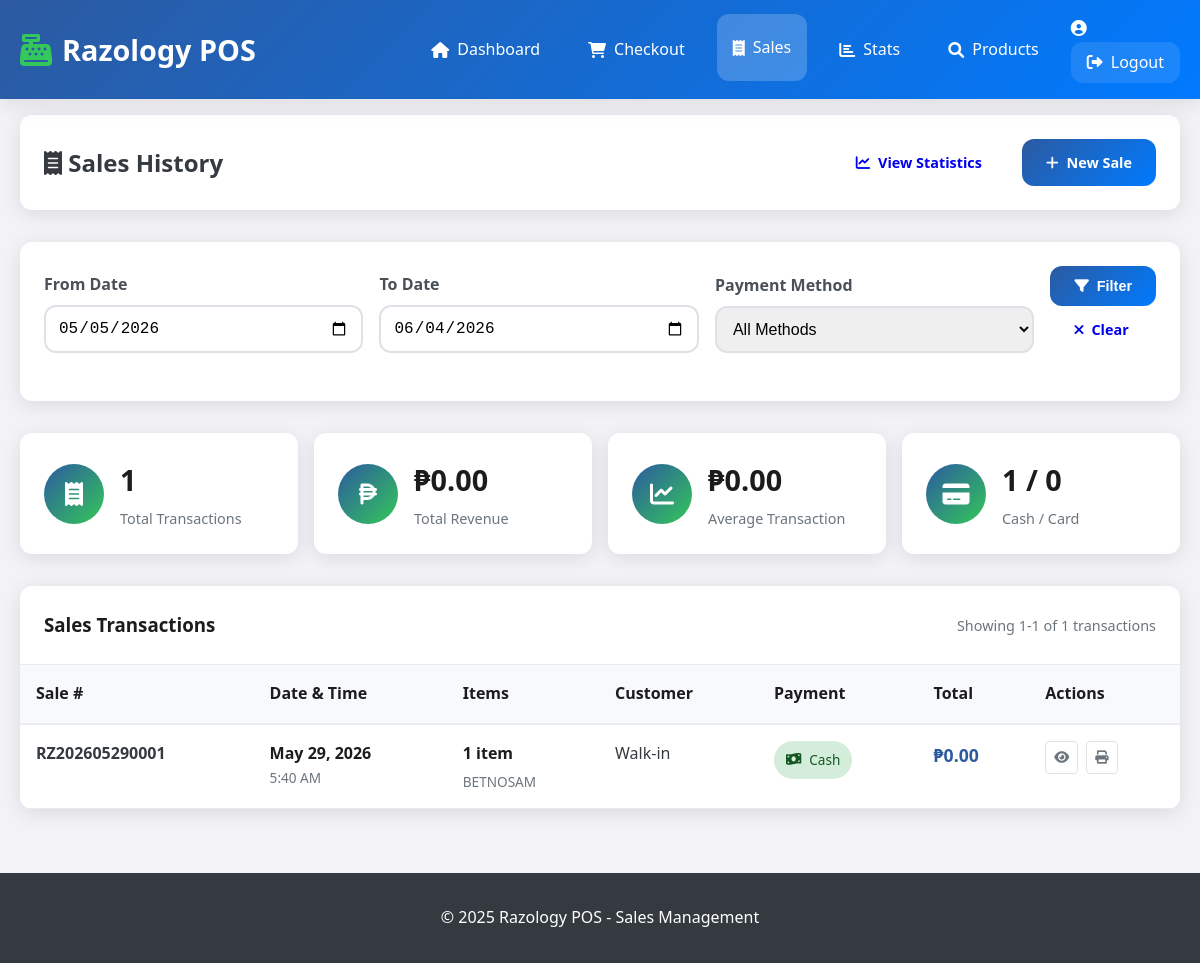
Page /sales-history.php (signed in) on the committed database.
### tables this page shows
CREATE TABLE `sales` (
  `id` int NOT NULL AUTO_INCREMENT,
  `sale_number` varchar(20) NOT NULL,
  `seller_id` int NOT NULL,
  `customer_name` varchar(100) DEFAULT NULL,
  `customer_phone` varchar(20) DEFAULT NULL,
  `subtotal` decimal(10,2) NOT NULL DEFAULT '0.00',
  `tax_amount` decimal(10,2) NOT NULL DEFAULT '0.00',
  `discount_amount` decimal(10,2) NOT NULL DEFAULT '0.00',
  `total_amount` decimal(10,2) NOT NULL DEFAULT '0.00',
  `payment_method` enum('cash','card','mobile','insurance') DEFAULT 'cash',
  `payment_status` enum('pending','paid','refunded') DEFAULT 'paid',
  `sale_date` timestamp NULL DEFAULT CURRENT_TIMESTAMP,
  `notes` text,
  PRIMARY KEY (`id`),
  UNIQUE KEY `sale_number` (`sale_number`),
  KEY `idx_seller_id` (`seller_id`),
  KEY `idx_sale_date` (`sale_date`),
  KEY `idx_sale_number` (`sale_number`),
  CONSTRAINT `sales_ibfk_1` FOREIGN KEY (`seller_id`) REFERENCES `users` (`id`) ON DELETE CASCADE
);

### sales-history.php (the view, shortened to what this page needs)
<?php
$database = new Database();
$db = $database->connect();
$dateFrom = $_GET['date_from'] ?? date('Y-m-d', strtotime('-30 days'));
$dateTo = $_GET['date_to'] ?? date('Y-m-d');
$page = max(1, intval($_GET['page'] ?? 1));
$limit = 20;
$offset = ($page - 1) * $limit;
$whereConditions = ["DATE(s.sale_date) BETWEEN :date_from AND :date_to"];
$params = [
    'date_from' => $dateFrom,
    'date_to' => $dateTo
];
$whereClause = implode(' AND ', $whereConditions);
$countQuery = "SELECT COUNT(*) as total FROM sales s WHERE $whereClause";
$stmt = $db->prepare($countQuery);
foreach ($params as $key => $value) {
    $stmt->bindValue(":$key", $value);
}
$stmt->execute();
$totalSales = $stmt->fetch()['total'];
$salesQuery = "
    SELECT s.*, u.username as seller_name,
           COUNT(si.id) as item_count,
           GROUP_CONCAT(si.product_name SEPARATOR ', ') as items_preview
    FROM sales s
    LEFT JOIN users u ON s.seller_id = u.id
    LEFT JOIN sale_items si ON s.id = si.sale_id
    WHERE $whereClause
    GROUP BY s.id
    ORDER BY s.sale_date DESC
    LIMIT $limit OFFSET $offset
";
$stmt = $db->prepare($salesQuery);
foreach ($params as $key => $value) {
    if ($key !== 'limit' && $key !== 'offset') {
        $stmt->bindValue(":$key", $value);
    }
}
$stmt->execute();
$sales = $stmt->fetchAll(PDO::FETCH_ASSOC);
$summaryQuery = "
    SELECT
        COUNT(*) as total_transactions,
        SUM(total_amount) as total_revenue,
        AVG(total_amount) as avg_transaction,
        SUM(CASE WHEN payment_method = 'cash' THEN 1 ELSE 0 END) as cash_transactions,
        SUM(CASE WHEN payment_method = 'card' THEN 1 ELSE 0 END) as card_transactions
    FROM sales s
    WHERE $whereClause
";
$stmt = $db->prepare($summaryQuery);
foreach ($params as $key => $value) {
    $stmt->bindValue(":$key", $value);
}
$stmt->execute();
$summary = $stmt->fetch(PDO::FETCH_ASSOC);
?>
<!DOCTYPE html>
<html lang="en">
<head>
    <link href="https://cdnjs.cloudflare.com/ajax/libs/font-awesome/6.0.0/css/all.min.css" rel="stylesheet">
    <link href="css/style.css" rel="stylesheet">
</head>
<body>
    <header class="header seller-header">
        <div class="container">
            <div class="header-content">
                <div class="logo">
                    <i class="fas fa-cash-register"></i>
                    <h1>Razology POS</h1>
                </div>
                <nav class="nav">
                    <a href="seller-dashboard.php" class="nav-link">
                        <i class="fas fa-home"></i> Dashboard
                    </a>
                    <a href="checkout.php" class="nav-link">
                        <i class="fas fa-shopping-cart"></i> Checkout
                    </a>
                    <a href="sales-history.php" class="nav-link active">
                        <i class="fas fa-receipt"></i> Sales
                    </a>
                    <a href="sales-stats.php" class="nav-link">
                        <i class="fas fa-chart-bar"></i> Stats
                    </a>
                    <a href="product-lookup.php" class="nav-link">
                        <i class="fas fa-search"></i> Products
                    </a>
                    <div class="user-info">
                        <span class="user-welcome">
                            <i class="fas fa-user-circle"></i>
                        </span>
                        <a href="seller-logout.php" class="nav-link logout-link">
                            <i class="fas fa-sign-out-alt"></i> Logout
                        </a>
                    </div>
                </nav>
            </div>
        </div>
    </header>
    <main class="main sales-history-main">
        <div class="container">
            <div class="page-header">
                <h2><i class="fas fa-receipt"></i> Sales History</h2>
                <div class="header-actions">
                    <a href="sales-stats.php" class="btn btn-outline">
                        <i class="fas fa-chart-line"></i> View Statistics
                    </a>
                    <a href="checkout.php" class="btn btn-primary">
                        <i class="fas fa-plus"></i> New Sale
                    </a>
                </div>
            </div>
            <div class="filters-section">
                <form method="GET" class="filters-form">
                    <div class="filter-row">
                        <div class="form-group">
                            <label for="date_from">From Date</label>
                            <input type="date" id="date_from" name="date_from" class="form-control"
                                   value="<?php echo htmlspecialchars($dateFrom); ?>">
                        </div>
                        <div class="form-group">
                            <label for="date_to">To Date</label>
                            <input type="date" id="date_to" name="date_to" class="form-control"
                                   value="<?php echo htmlspecialchars($dateTo); ?>">
                        </div>
                        <div class="form-group">
                            <label for="payment_method">Payment Method</label>
                            <select id="payment_method" name="payment_method" class="form-control">
                                <option value="">All Methods</option>
                            </select>
                        </div>
                        <div class="form-group">
                            <button type="submit" class="btn btn-primary">
                                <i class="fas fa-filter"></i> Filter
                            </button>
                            <a href="sales-history.php" class="btn btn-outline">
                                <i class="fas fa-times"></i> Clear
                            </a>
                        </div>
                    </div>
                </form>
            </div>
            <div class="summary-cards">
                <div class="summary-card">
                    <div class="card-content">
                        <div class="card-icon">
                            <i class="fas fa-receipt"></i>
                        </div>
                        <div class="card-info">
                            <h3><?php echo number_format($summary['total_transactions']); ?></h3>
                            <p>Total Transactions</p>
                        </div>
                    </div>
                </div>
                <div class="summary-card">
                    <div class="card-content">
                        <div class="card-icon">
                            <i class="fas fa-peso-sign"></i>
                        </div>
                        <div class="card-info">
                            <h3>₱<?php echo number_format($summary['total_revenue'], 2); ?></h3>
                            <p>Total Revenue</p>
                        </div>
                    </div>
                </div>
                <div class="summary-card">
                    <div class="card-content">
                        <div class="card-icon">
                            <i class="fas fa-chart-line"></i>
                        </div>
                        <div class="card-info">
                            <h3>₱<?php echo number_format($summary['avg_transaction'], 2); ?></h3>
                            <p>Average Transaction</p>
                        </div>
                    </div>
                </div>
                <div class="summary-card">
                    <div class="card-content">
                        <div class="card-icon">
                            <i class="fas fa-credit-card"></i>
                        </div>
                        <div class="card-info">
                            <h3><?php echo $summary['cash_transactions']; ?> / <?php echo $summary['card_transactions']; ?></h3>
                            <p>Cash / Card</p>
                        </div>
                    </div>
                </div>
            </div>
            <div class="sales-table-section">
                <div class="table-header">
                    <h3>Sales Transactions</h3>
                    <div class="table-actions">
                        <span class="results-info">
                            Showing <?php echo min($offset + 1, $totalSales); ?>-<?php echo min($offset + $limit, $totalSales); ?>
                            of <?php echo number_format($totalSales); ?> transactions
                        </span>
                    </div>
                </div>
                <div class="table-container">
                    <table class="sales-table">
                        <thead>
                            <tr>
                                <th>Sale #</th>
                                <th>Date & Time</th>
                                <th>Items</th>
                                <th>Customer</th>
                                <th>Payment</th>
                                <th>Total</th>
                                <th>Actions</th>
                            </tr>
                        </thead>
                        <tbody>
                            <?php if (empty($sales)): ?>
                                <tr>
                                    <td colspan="7" class="no-data">
                                        <i class="fas fa-inbox"></i>
                                        <p>No sales found for the selected period</p>
                                    </td>
                                </tr>
                            <?php else: ?>
                                <?php foreach ($sales as $sale): ?>
                                    <tr>
                                        <td>
                                            <strong><?php echo htmlspecialchars($sale['sale_number']); ?></strong>
                                        </td>
                                        <td>
                                            <div class="date-time">
                                                <div class="date"><?php echo date('M j, Y', strtotime($sale['sale_date'])); ?></div>
                                                <div class="time"><?php echo date('g:i A', strtotime($sale['sale_date'])); ?></div>
                                            </div>
                                        </td>
                                        <td>
                                            <div class="items-info">
                                                <strong><?php echo $sale['item_count']; ?> item<?php echo $sale['item_count'] != 1 ? 's' : ''; ?></strong>
                                                <div class="items-preview" title="<?php echo htmlspecialchars($sale['items_preview']); ?>">
                                                    <?php echo strlen($sale['items_preview']) > 30 ?
                                                        htmlspecialchars(substr($sale['items_preview'], 0, 30)) . '...' :
                                                        htmlspecialchars($sale['items_preview']); ?>
                                                </div>
                                            </div>
                                        </td>
                                        <td>
                                            <?php if ($sale['customer_name']): ?>
                                                <div class="customer-info">
                                                    <strong><?php echo htmlspecialchars($sale['customer_name']); ?></strong>
                                                    <?php if ($sale['customer_phone']): ?>
                                                        <div class="phone"><?php echo htmlspecialchars($sale['customer_phone']); ?></div>
                                                    <?php endif; ?>
                                                </div>
                                            <?php else: ?>
                                                <span class="text-muted">Walk-in</span>
                                            <?php endif; ?>
                                        </td>
                                        <td>
                                            <span class="payment-method payment-<?php echo $sale['payment_method']; ?>">
                                                <i class="fas fa-<?php echo $sale['payment_method'] === 'cash' ? 'money-bill-wave' :
                                                    ($sale['payment_method'] === 'card' ? 'credit-card' :
                                                    ($sale['payment_method'] === 'mobile' ? 'mobile-alt' : 'shield-alt')); ?>"></i>
                                                <?php echo ucfirst($sale['payment_method']); ?>
                                            </span>
                                        </td>
                                        <td>
                                            <strong class="total-amount">₱<?php echo number_format($sale['total_amount'], 2); ?></strong>
                                        </td>
                                        <td>
                                            <div class="action-buttons">
                                                <button class="btn-icon" onclick="viewSaleDetails(<?php echo $sale['id']; ?>)" title="View Details">
                                                    <i class="fas fa-eye"></i>
                                                </button>
                                                <button class="btn-icon" onclick="printReceipt(<?php echo $sale['id']; ?>)" title="Print Receipt">
                                                    <i class="fas fa-print"></i>
                                                </button>
                                            </div>
                                        </td>
                                    </tr>
                                <?php endforeach; ?>
                            <?php endif; ?>
                        </tbody>
                    </table>
                </div>
            </div>
        </div>
    </main>
    <footer class="footer seller-footer">
        <div class="container">
            <p>&copy; 2025 Razology POS - Sales Management</p>
        </div>
    </footer>
</body>
</html>

### rows in the picture
sales: sale_number "RZ202605290001", sale_date "May 29, 2026", sale_date "5:40 AM", item_count "1", items_preview "BETNOSAM", shows "Walk-in", payment_method "Cash", total_amount "0.00"

### other values in the picture
$summary['total_transactions'] "1"
$summary['total_revenue'] "0.00"
$summary['avg_transaction'] "0.00"
$summary['cash_transactions'] "1"
$summary['card_transactions'] "0"
min($offset + 1, $totalSales) "1"
min($offset + $limit, $totalSales) "1"
$totalSales "1"
